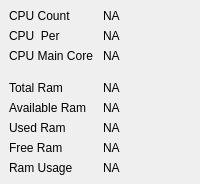
           <widget class="QWidget" name="CPU_and_Memory_usage">
            <layout class="QVBoxLayout" name="verticalLayout_2">
             <property name="spacing">
              <number>0</number>
             </property>
             <property name="leftMargin">
              <number>0</number>
             </property>
             <property name="topMargin">
              <number>0</number>
             </property>
             <property name="rightMargin">
              <number>0</number>
             </property>
             <property name="bottomMargin">
              <number>0</number>
             </property>
             <item>
              <widget class="QFrame" name="cpu_usage">
               <property name="frameShape">
                <enum>QFrame::NoFrame</enum>
               </property>
               <property name="frameShadow">
                <enum>QFrame::Raised</enum>
               </property>
               <layout class="QGridLayout" name="gridLayout_3">
                <item row="0" column="0">
                 <widget class="QLabel" name="label_10">
                  <property name="text">
                   <string>CPU Count</string>
                  </property>
                 </widget>
                </item>
                <item row="0" column="1">
                 <widget class="QLabel" name="label_11">
                  <property name="text">
                   <string>NA</string>
                  </property>
                 </widget>
                </item>
                <item row="1" column="0">
                 <widget class="QLabel" name="label_12">
                  <property name="text">
                   <string>CPU  Per</string>
                  </property>
                 </widget>
                </item>
                <item row="1" column="1">
                 <widget class="QLabel" name="label_14">
                  <property name="text">
                   <string>NA</string>
                  </property>
                 </widget>
                </item>
                <item row="2" column="0">
                 <widget class="QLabel" name="label_13">
                  <property name="text">
                   <string>CPU Main Core</string>
                  </property>
                 </widget>
                </item>
                <item row="2" column="1">
                 <widget class="QLabel" name="label_15">
                  <property name="text">
                   <string>NA</string>
                  </property>
                 </widget>
                </item>
               </layout>
              </widget>
             </item>
             <item>
              <widget class="QFrame" name="frame">
               <property name="frameShape">
                <enum>QFrame::NoFrame</enum>
               </property>
               <property name="frameShadow">
                <enum>QFrame::Raised</enum>
               </property>
               <layout class="QGridLayout" name="gridLayout_4">
                <item row="0" column="0">
                 <widget class="QLabel" name="label_16">
                  <property name="text">
                   <string>Total Ram</string>
                  </property>
                 </widget>
                </item>
                <item row="0" column="1">
                 <widget class="QLabel" name="label_17">
                  <property name="text">
                   <string>NA</string>
                  </property>
                 </widget>
                </item>
                <item row="1" column="0">
                 <widget class="QLabel" name="label_18">
                  <property name="text">
                   <string>Available Ram</string>
                  </property>
                 </widget>
                </item>
                <item row="1" column="1">
                 <widget class="QLabel" name="label_19">
                  <property name="text">
                   <string>NA</string>
                  </property>
                 </widget>
                </item>
                <item row="2" column="0">
                 <widget class="QLabel" name="label_23">
                  <property name="text">
                   <string>Used Ram</string>
                  </property>
                 </widget>
                </item>
                <item row="2" column="1">
                 <widget class="QLabel" name="label_22">
                  <property name="text">
                   <string>NA</string>
                  </property>
                 </widget>
                </item>
                <item row="3" column="0">
                 <widget class="QLabel" name="label_21">
                  <property name="text">
                   <string>Free Ram</string>
                  </property>
                 </widget>
                </item>
                <item row="3" column="1">
                 <widget class="QLabel" name="label_20">
                  <property name="text">
                   <string>NA</string>
                  </property>
                 </widget>
                </item>
                <item row="4" column="0">
                 <widget class="QLabel" name="label_25">
                  <property name="text">
                   <string>Ram Usage</string>
                  </property>
                 </widget>
                </item>
                <item row="4" column="1">
                 <widget class="QLabel" name="label_24">
                  <property name="text">
                   <string>NA</string>
                  </property>
                 </widget>
                </item>
               </layout>
              </widget>
             </item>
            </layout>
           </widget>
